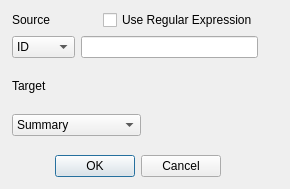
<?xml version="1.0" encoding="UTF-8"?>
<ui version="4.0">
 <class>FlyEmDataQueryDialog</class>
 <widget class="QDialog" name="FlyEmDataQueryDialog">
  <property name="geometry">
   <rect>
    <x>0</x>
    <y>0</y>
    <width>290</width>
    <height>189</height>
   </rect>
  </property>
  <property name="windowTitle">
   <string>Query</string>
  </property>
  <widget class="QDialogButtonBox" name="buttonBox">
   <property name="geometry">
    <rect>
     <x>50</x>
     <y>150</y>
     <width>171</width>
     <height>32</height>
    </rect>
   </property>
   <property name="orientation">
    <enum>Qt::Horizontal</enum>
   </property>
   <property name="standardButtons">
    <set>QDialogButtonBox::Cancel|QDialogButtonBox::Ok</set>
   </property>
  </widget>
  <widget class="QWidget" name="layoutWidget">
   <property name="geometry">
    <rect>
     <x>12</x>
     <y>10</y>
     <width>246</width>
     <height>126</height>
    </rect>
   </property>
   <layout class="QVBoxLayout" name="verticalLayout_3">
    <item>
     <layout class="QVBoxLayout" name="verticalLayout">
      <item>
       <layout class="QHBoxLayout" name="horizontalLayout_3">
        <item>
         <widget class="QLabel" name="label">
          <property name="text">
           <string>Source</string>
          </property>
         </widget>
        </item>
        <item>
         <widget class="QCheckBox" name="regexpCheckBox">
          <property name="text">
           <string>Use Regular Expression</string>
          </property>
         </widget>
        </item>
       </layout>
      </item>
      <item>
       <layout class="QHBoxLayout" name="horizontalLayout">
        <item>
         <widget class="QComboBox" name="sourceComboBox">
          <item>
           <property name="text">
            <string>ID</string>
           </property>
          </item>
          <item>
           <property name="text">
            <string>Name</string>
           </property>
          </item>
          <item>
           <property name="text">
            <string>Class</string>
           </property>
          </item>
          <item>
           <property name="text">
            <string>All</string>
           </property>
          </item>
         </widget>
        </item>
        <item>
         <widget class="QLineEdit" name="sourceLineEdit"/>
        </item>
       </layout>
      </item>
     </layout>
    </item>
    <item>
     <layout class="QHBoxLayout" name="horizontalLayout_2">
      <item>
       <layout class="QVBoxLayout" name="verticalLayout_2">
        <item>
         <widget class="QLabel" name="label_2">
          <property name="text">
           <string>Target</string>
          </property>
         </widget>
        </item>
        <item>
         <widget class="QComboBox" name="targetComboBox">
          <item>
           <property name="text">
            <string>Summary</string>
           </property>
          </item>
          <item>
           <property name="text">
            <string>Feature</string>
           </property>
          </item>
          <item>
           <property name="text">
            <string>Connection</string>
           </property>
          </item>
          <item>
           <property name="text">
            <string>Volume</string>
           </property>
          </item>
          <item>
           <property name="text">
            <string>Top matches</string>
           </property>
          </item>
          <item>
           <property name="text">
            <string>Model</string>
           </property>
          </item>
          <item>
           <property name="text">
            <string>Connection model</string>
           </property>
          </item>
         </widget>
        </item>
       </layout>
      </item>
      <item>
       <spacer name="horizontalSpacer">
        <property name="orientation">
         <enum>Qt::Horizontal</enum>
        </property>
        <property name="sizeHint" stdset="0">
         <size>
          <width>40</width>
          <height>20</height>
         </size>
        </property>
       </spacer>
      </item>
     </layout>
    </item>
   </layout>
  </widget>
 </widget>
 <resources/>
 <connections>
  <connection>
   <sender>buttonBox</sender>
   <signal>accepted()</signal>
   <receiver>FlyEmDataQueryDialog</receiver>
   <slot>accept()</slot>
   <hints>
    <hint type="sourcelabel">
     <x>248</x>
     <y>254</y>
    </hint>
    <hint type="destinationlabel">
     <x>157</x>
     <y>274</y>
    </hint>
   </hints>
  </connection>
  <connection>
   <sender>buttonBox</sender>
   <signal>rejected()</signal>
   <receiver>FlyEmDataQueryDialog</receiver>
   <slot>reject()</slot>
   <hints>
    <hint type="sourcelabel">
     <x>316</x>
     <y>260</y>
    </hint>
    <hint type="destinationlabel">
     <x>286</x>
     <y>274</y>
    </hint>
   </hints>
  </connection>
 </connections>
</ui>
